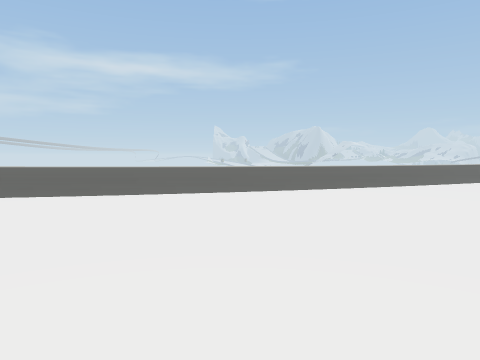
[1] (above)

12 first-person views from a walk through a Unity game level. The camera is 1.3 m above the floor, tilts 4° down and sees 70° across. The floor is counted in squares, 2 m on a side. Each view is taken from the middle of a square. On the plan, view 1 faces up. The plan holds only what a view shows up to about 10 squares ahead; the rest is blank. The place goes on beyond the plan. The player character is not drawn. Some animated figures are left out.

[2]
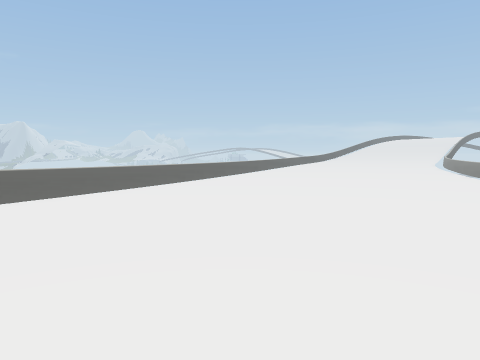

[3]
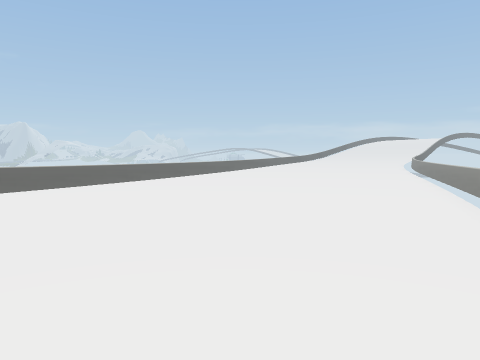

[4]
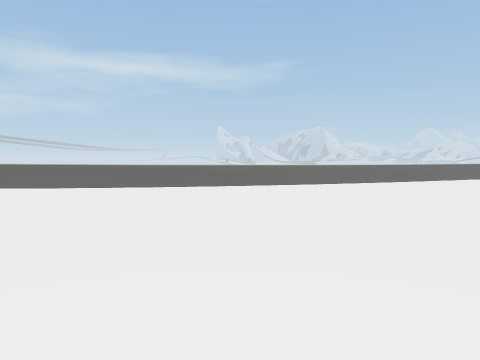

[5]
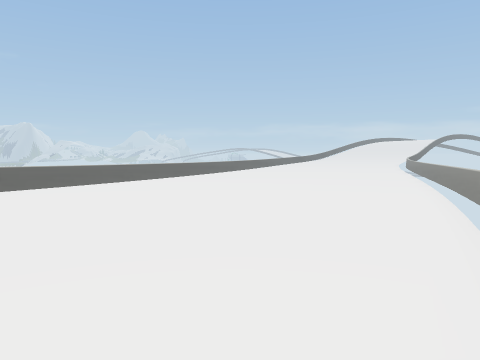

[6]
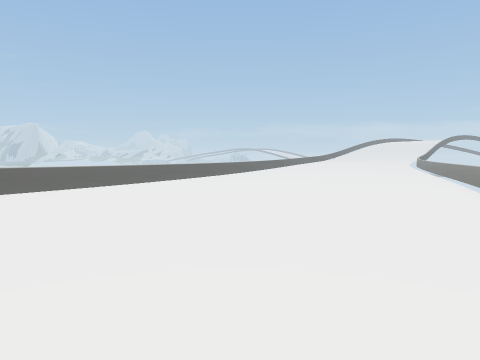

[7]
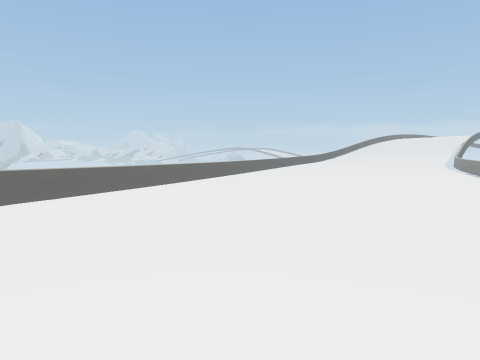

[8]
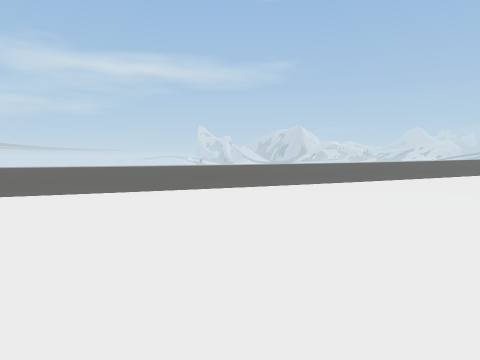

[9]
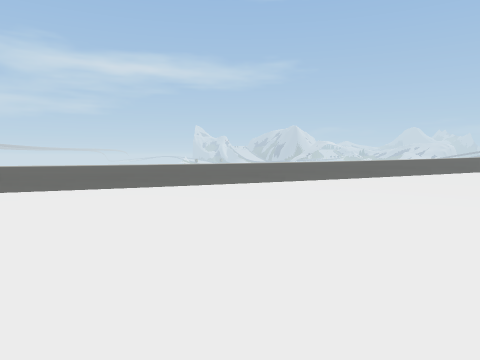

[10]
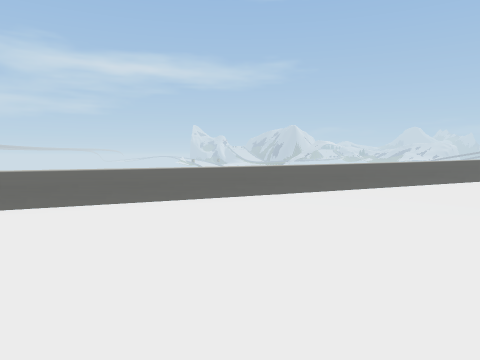

[11]
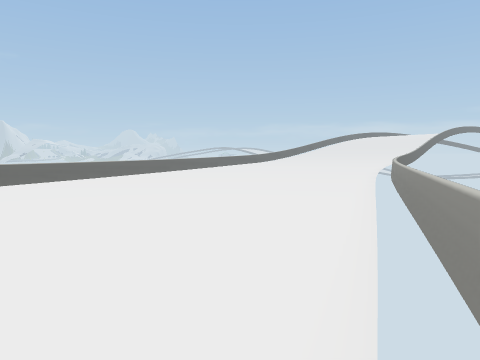

[12]
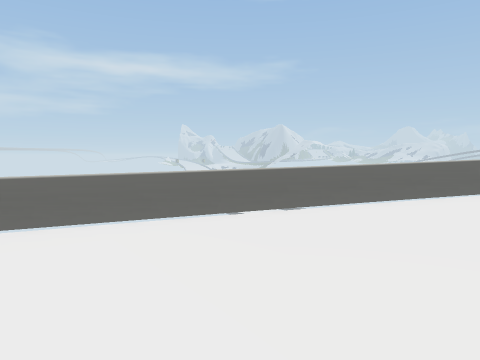

### Floor plan
Key: @ floor where view 1 was taken; # wall or solid block; . main floor; : floor 0.25 m higher than the main floor; = window, fence, low wall or low ledge.
Columns run from 5 left of view 1 to 22 right of it. Each row starts with its distance up from view 1.
 15                        ##===
 14                     ##===::
 13                  ##===.:::
 12                ##==....:::
 11              #===......::
 10           ##==........ .
  9         ##==.........
  8       #===...........
  7    ##==..............
  6 #====.................
  5 =.....................=
  4 ...................#==#
  3 .................==#
  2 ...............==##
  1 .............==#
  0 .....@....===#
 -1 .......= =#
 -2 ....

Where each view was taken, in squares from view 1:
view 1: 0 up, 0 right, facing up
view 2: 1 up, 0 right, facing up-right
view 3: 1 down, 1 left, facing up-right
view 4: 2 down, 2 left, facing up
view 5: 2 down, 3 left, facing up-right
view 6: 2 down, 5 left, facing up-right
view 7: 2 up, 2 right, facing up-right
view 8: 3 up, 9 right, facing up
view 9: 3 up, 11 right, facing up
view 10: 6 up, 12 right, facing up
view 11: 1 up, 7 right, facing up-right
view 12: 10 up, 18 right, facing up
